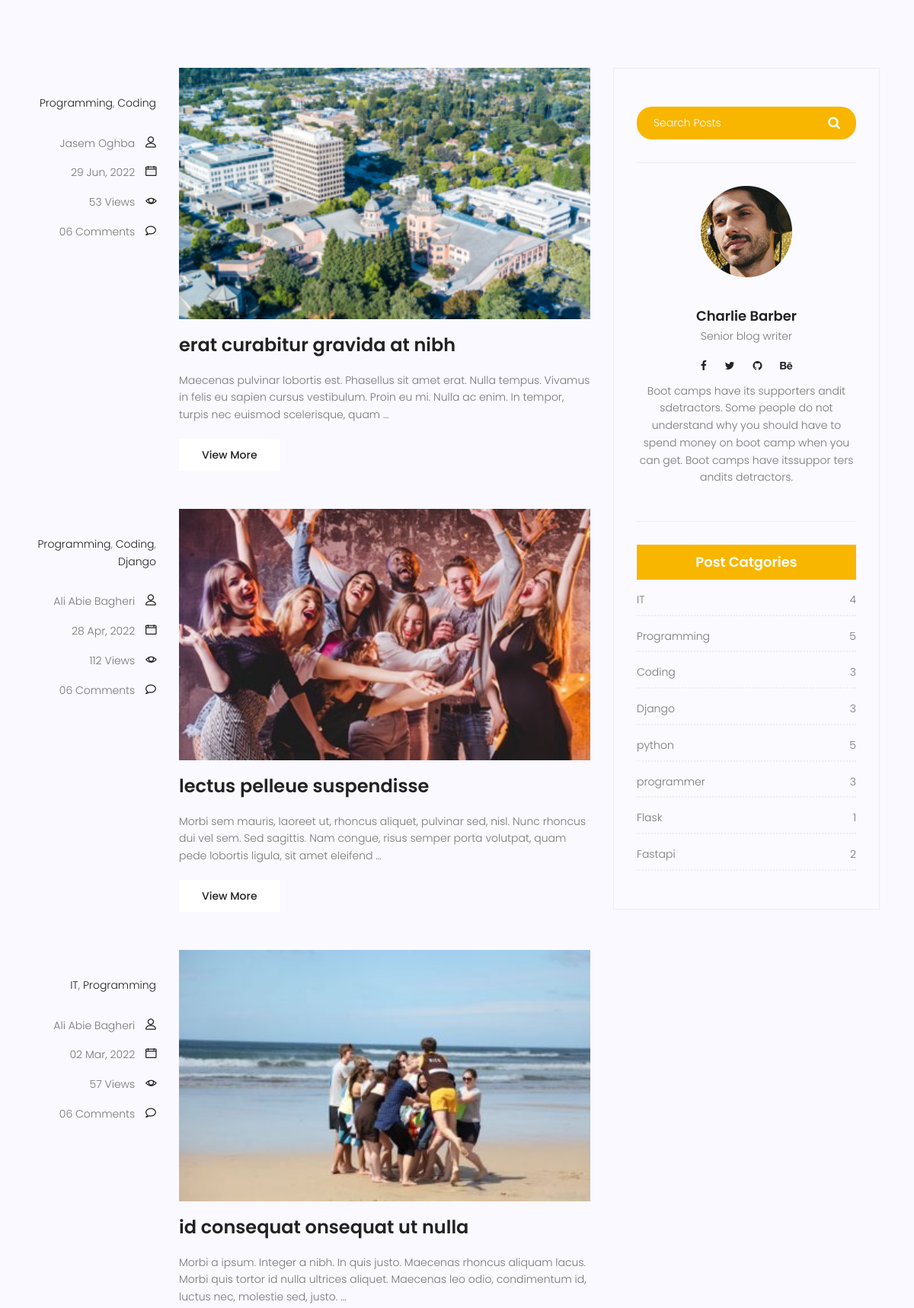
The app's page /blog/category/Programming/ (middle part), older data.
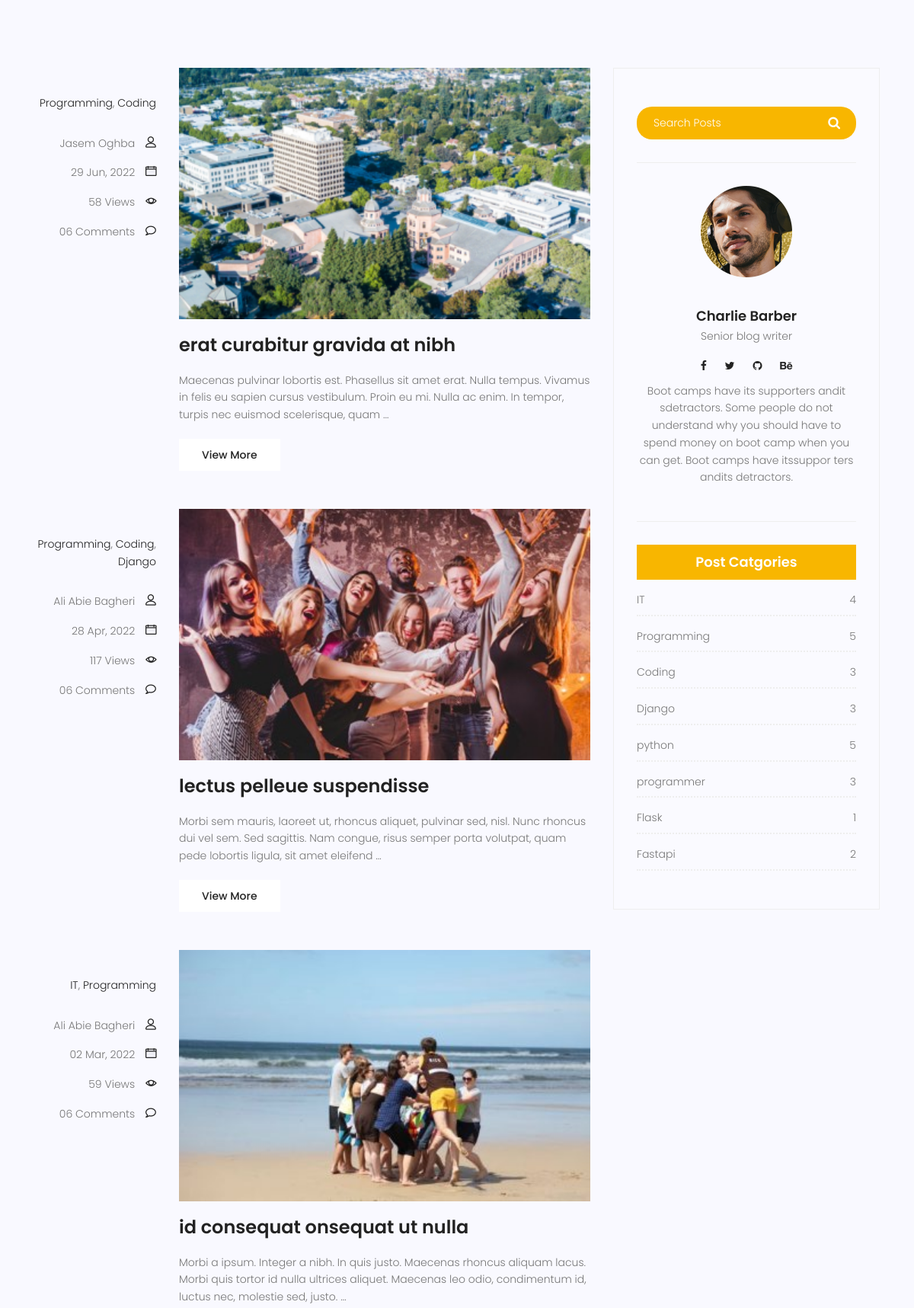
The same page, newer data.
### blog/models.py (models this page shows, shortened)
class Category(models.Model):
    name = models.CharField(max_length=255)

class Post(models.Model):
    author = models.ForeignKey(to=User, on_delete=models.SET_NULL, null=True)
    image = models.ImageField(upload_to='blog_post/', default='blog_post/default.jpg')
    title = models.CharField(max_length=255)
    content = models.TextField()
    category = models.ManyToManyField(to=Category)
    tags = TaggableManager()
    counted_views = models.IntegerField(default=0)
    status = models.BooleanField(default=False)
    publish_date = models.DateTimeField(null=True)
    created_date = models.DateTimeField(auto_now_add=True)
    updated_date = models.DateTimeField(auto_now=True)
    class Meta:
        ordering = ['-publish_date']
    def snippet(self):
        words = self.content.split()[:30]
        return f'{" ".join(words)} ...'

### blog/views.py (the view)
# urls.py: path('', blog_home_view, name='home'),
def blog_home_view(request, **kwargs):
    all_post = Post.objects.filter(publish_date__lte=timezone.now(), status=True)
    if kwargs.get('cat_name') is not None:
        all_post = all_post.filter(category__name=kwargs['cat_name'])
    if kwargs.get('author_username') is not None:
        all_post = all_post.filter(author__username=kwargs['author_username'])
    if kwargs.get('tag_name') is not None:
        all_post = all_post.filter(tags__name=kwargs['tag_name'])
    paginator = Paginator(all_post, 3)
    try:
        page_number = request.GET.get('page')
        all_post_pages = paginator.get_page(page_number)
    except PageNotAnInteger:
        all_post_pages = paginator.get_page(1)
    except EmptyPage:
        all_post_pages = paginator.get_page(1)
    context = {'all_post_pages': all_post_pages}
    return render(request, template_name='blog/blog-home.html', context=context)

### blog/templatetags/blog_tags.py (called while the page is built)
@register.inclusion_tag('blog/blog-post-category.html')
def post_categories():
    cat_post_count = Category.objects. \
        filter(post__publish_date__lte=timezone.now(), post__status=True). \
        annotate(post_count=Count('post'))
    return {'cat_post_count': cat_post_count}

### blog/templates/blog/blog-home.html (shortened to what this page needs)
{% extends 'base.html' %}
{% load blog_tags %}
{% load static %}
{% block content %}
<section class="top-category-widget-area pt-90 pb-90 ">
</section>
<section class="post-content-area">
    <div class="container">
        <div class="row">
            <div class="col-lg-8 posts-list">
                {% for post in all_post_pages %}
                    <div class="single-post row">
                    <div class="col-lg-3  col-md-3 meta-details">
                        <ul class="tags">
                            {% for cat in post.category.all %}
                                <li>
                                    <a href="{% url 'blog:category' cat_name=cat.name %}">{{ cat.name }}</a>{% if not forloop.last %},{% endif %}
                                </li>
                            {% endfor %}
                        </ul>
                        <div class="user-details row">
                            <p class="user-name col-lg-12 col-md-12 col-6"><a href="{% url 'blog:author' author_username=post.author.username %}">{{ post.author.get_full_name }}</a> <span
                                    class="lnr lnr-user"></span></p>
                            <p class="date col-lg-12 col-md-12 col-6"><a href="#">{{ post.publish_date | date:'d M, Y' }}</a> <span
                                    class="lnr lnr-calendar-full"></span></p>
                            <p class="view col-lg-12 col-md-12 col-6"><a href="#">{{ post.counted_views }} Views</a> <span
                                    class="lnr lnr-eye"></span></p>
                            <p class="comments col-lg-12 col-md-12 col-6"><a href="#">06 Comments</a> <span
                                    class="lnr lnr-bubble"></span></p>
                        </div>
                    </div>
                    <div class="col-lg-9 col-md-9 ">
                        <div class="feature-img">
                            <img class="img-fluid" src="{{ post.image.url }}" alt="">
                        </div>
                        <a class="posts-title" href="{% url 'blog:single' post.id %}"><h3>{{ post.title }}</h3>
                        </a>
                        <p class="excert">
                            {{ post.content|truncatewords:30|striptags }}
                        </p>
                        <a href="{% url 'blog:single' post.id %}" class="primary-btn">View More</a>
                    </div>
                </div>
                {% endfor %}
            </div>
            <div class="col-lg-4 sidebar-widgets">
                <div class="widget-wrap">
                    {% include 'blog/blog-search.html' %}
                    {% include 'blog/blog-writer.html' %}
                    {% post_categories %}
                </div>
            </div>
        </div>
    </div>
</section>
{% endblock %}

### templates/base.html (shortened to what this page needs)
<!DOCTYPE html>
<html lang="zxx" class="no-js">
<head>
    {% load static %}
    <link rel="stylesheet" href="{% static 'css/linearicons.css' %}">
    <link rel="stylesheet" href="{% static 'css/font-awesome.min.css' %}">
    <link rel="stylesheet" href="{% static 'css/bootstrap.css' %}">
    <link rel="stylesheet" href="{% static 'css/magnific-popup.css' %}">
    <link rel="stylesheet" href="{% static 'css/jquery-ui.css' %}">
    <link rel="stylesheet" href="{% static 'css/nice-select.css' %}">
    <link rel="stylesheet" href="{% static 'css/animate.min.css' %}">
    <link rel="stylesheet" href="{% static 'css/owl.carousel.css' %}">
    <link rel="stylesheet" href="{% static 'css/main.css' %}">
</head>
<body>
{% block content %}
{% endblock %}
</body>
</html>

### blog/templates/blog/blog-search.html
{% load static %}
<div class="single-sidebar-widget search-widget">
    <form class="search-form" action="{% url 'blog:search' %}" method="get">
        <input placeholder="Search Posts" name="s" type="text" onfocus="this.placeholder = ''"
               onblur="this.placeholder = 'Search Posts'">
        <button type="submit"><i class="fa fa-search"></i></button>
    </form>
</div>

### blog/templates/blog/blog-writer.html
{% load static %}
<div class="single-sidebar-widget user-info-widget">
    <img src="{% static 'img/blog/user-info.png' %}" alt="">
    <a href="#"><h4>Charlie Barber</h4></a>
    <p>
        Senior blog writer
    </p>
    <ul class="social-links">
        <li><a href="#"><i class="fa fa-facebook"></i></a></li>
        <li><a href="#"><i class="fa fa-twitter"></i></a></li>
        <li><a href="#"><i class="fa fa-github"></i></a></li>
        <li><a href="#"><i class="fa fa-behance"></i></a></li>
    </ul>
    <p>
        Boot camps have its supporters andit sdetractors. Some people do not understand why you
        should have to spend money on boot camp when you can get. Boot camps have itssuppor ters
        andits detractors.
    </p>
</div>

### blog/templates/blog/blog-post-category.html
{% load static %}
<div class="single-sidebar-widget post-category-widget">
    <h4 class="category-title">Post Catgories</h4>
    <ul class="cat-list">
       {% for cat in cat_post_count %}
            <li>
                <a href="{% url 'blog:category' cat_name=cat.name %}" class="d-flex justify-content-between">
                    <p>{{ cat.name }}</p>
                    <p>{{ cat.post_count }}</p>
                </a>
            </li>
       {% endfor %}
    </ul>
</div>

Row changes from the older to the newer data that the page shows:
changed Post "erat curabitur gravida at nibh": counted_views "53" → "58"
changed Post "lectus pelleue suspendisse": counted_views "112" → "117"
changed Post "id consequat onsequat ut nulla": counted_views "57" → "59"
